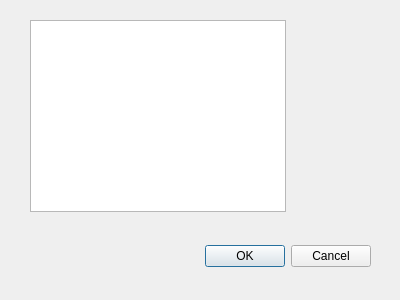
<?xml version="1.0" encoding="UTF-8"?>
<ui version="4.0">
 <class>Dialog</class>
 <widget class="QDialog" name="Dialog">
  <property name="geometry">
   <rect>
    <x>0</x>
    <y>0</y>
    <width>400</width>
    <height>300</height>
   </rect>
  </property>
  <property name="windowTitle">
   <string>Dialog</string>
  </property>
  <widget class="QDialogButtonBox" name="buttonBox">
   <property name="geometry">
    <rect>
     <x>30</x>
     <y>240</y>
     <width>341</width>
     <height>32</height>
    </rect>
   </property>
   <property name="orientation">
    <enum>Qt::Horizontal</enum>
   </property>
   <property name="standardButtons">
    <set>QDialogButtonBox::Cancel|QDialogButtonBox::Ok</set>
   </property>
  </widget>
  <widget class="QListView" name="listView">
   <property name="geometry">
    <rect>
     <x>30</x>
     <y>20</y>
     <width>256</width>
     <height>192</height>
    </rect>
   </property>
  </widget>
 </widget>
 <resources/>
 <connections>
  <connection>
   <sender>buttonBox</sender>
   <signal>accepted()</signal>
   <receiver>Dialog</receiver>
   <slot>accept()</slot>
   <hints>
    <hint type="sourcelabel">
     <x>248</x>
     <y>254</y>
    </hint>
    <hint type="destinationlabel">
     <x>157</x>
     <y>274</y>
    </hint>
   </hints>
  </connection>
  <connection>
   <sender>buttonBox</sender>
   <signal>rejected()</signal>
   <receiver>Dialog</receiver>
   <slot>reject()</slot>
   <hints>
    <hint type="sourcelabel">
     <x>316</x>
     <y>260</y>
    </hint>
    <hint type="destinationlabel">
     <x>286</x>
     <y>274</y>
    </hint>
   </hints>
  </connection>
 </connections>
</ui>
